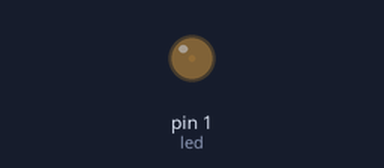
Bench run of a program on a simulated MicroPython board. On the bench: output pins drawn as LEDs (lit = HIGH). At 1.6 s the program stops and its outputs stay as they are.

Above: at 0.1 s.
At 1.55 s:
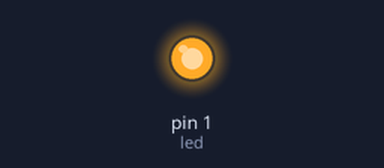
Timing chart, 0 to 3.1 s (numbered marks = the images above):
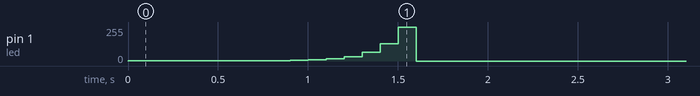

Measured:
- by itself, pin 1 (led): rises from 0/255 to 255/255 in 1.5 s, then falls to 0/255 in 0.10 s

The program:

LED_intensite_croissante.py
```python
from machine import PWM
from time import sleep_ms

led  = PWM(1, freq=1000, duty_u16=1)   # led entre pin 1 et gnd

for k in range(16):
    duty = led.duty_u16()*2
    led.duty_u16(duty)
    sleep_ms(100)

led.duty_u16(0)
```
